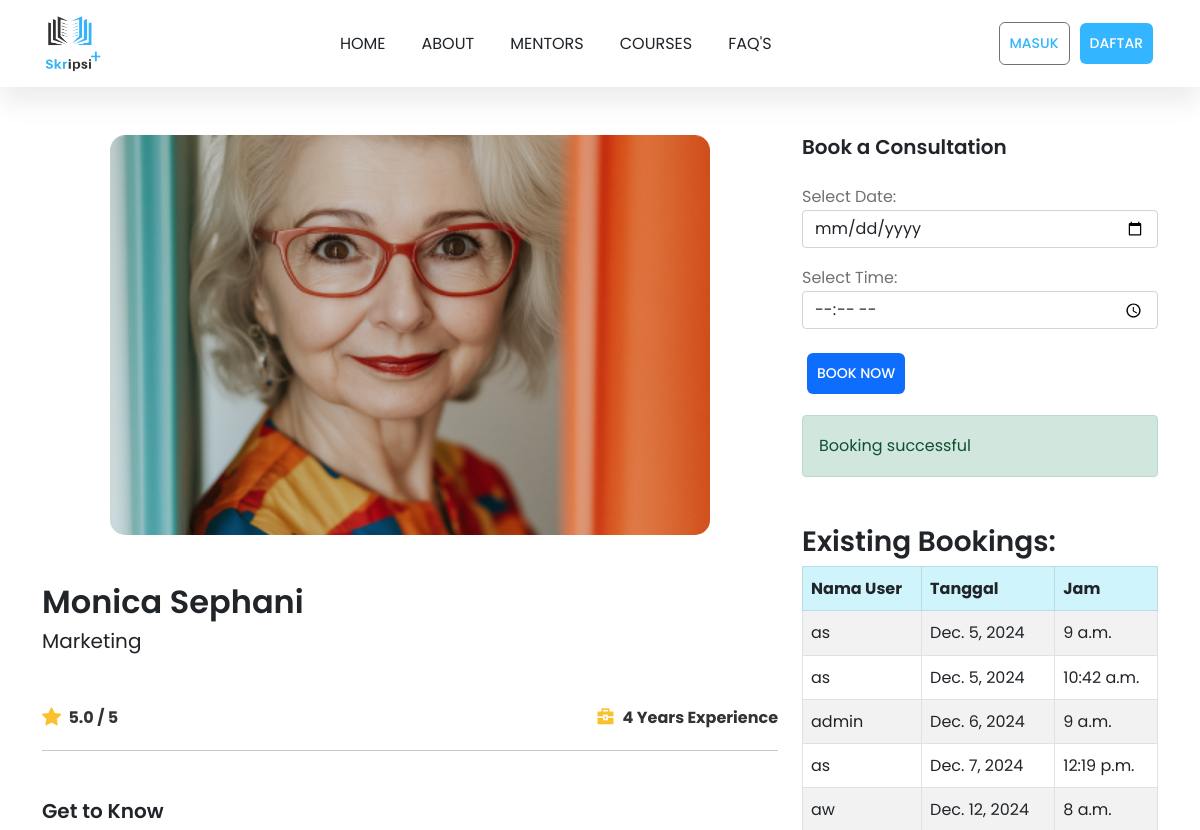
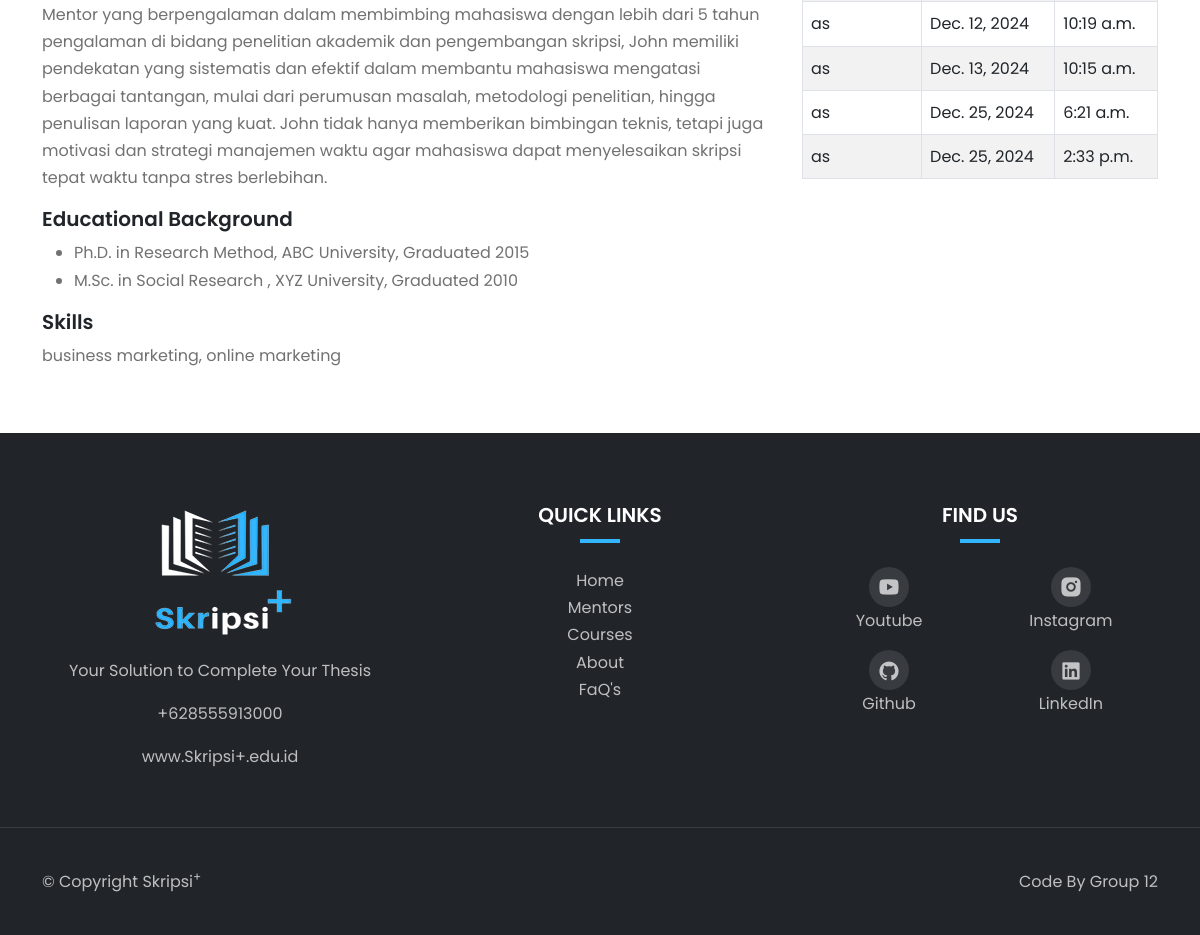
/mentor/2/, run on the app's committed database (2 pictures, top to bottom).
### public_app/models.py (models this page shows, shortened)
class Mentor(models.Model):
    name = models.CharField(max_length=100)
    image = models.ImageField(upload_to='mentors/')
    rating = models.DecimalField(max_digits=2, decimal_places=1)
    experience = models.PositiveIntegerField(help_text="Experience in years")
    specialization = models.CharField(max_length=100)
    bio = models.TextField()
    education = models.TextField(help_text="Educational background")
    skills = models.TextField(help_text="Comma-separated list of skills")
    price = models.DecimalField(max_digits=10, decimal_places=3, default=0.0, help_text="Consultation fee")

class Booking(models.Model):
    mentor = models.ForeignKey(Mentor, on_delete=models.CASCADE, related_name="bookings")
    user = models.ForeignKey(User, on_delete=models.CASCADE)
    date = models.DateField()
    time = models.TimeField()
    class Meta:
        unique_together = ('mentor', 'date', 'time')

### public_app/views.py (the view, shortened to what this page needs)
# urls.py: path('mentor/<int:pk>/', views.mentor_detail_view, name='mentor_detail'),
def mentor_detail_view(request, pk):
    mentor = Mentor.objects.get(pk=pk)
    bookings = mentor.bookings.all().order_by('date', 'time')  # Semua booking mentor, diurutkan
    return render(request, 'dashboard_detail_mentor.html', {'mentor': mentor, 'bookings': bookings})

### public_app/templates/dashboard_detail_mentor.html (shortened to what this page needs)
{% extends 'layouts/base.html' %}
{% load static %}
{% block content %}
<div class="container mt-5 mb-5">
  <div class="row">
    <div class="col-lg-8">
      <div class="image-container d-flex align-items-center justify-content-center">
        <img src="{{ mentor.image.url }}" alt="{{ mentor.name }}" class="img-fluid" />
      </div>
      <div class="nama-dosen mt-5">
        <h2>{{ mentor.name }}</h2>
        <h5>{{ mentor.specialization }}</h5>
      </div>
      <div class="rating-dosen mt-5 d-flex justify-content-between align-items-center">
        <div class="rating d-flex align-items-center">
          <i class="bi bi-star-fill"></i>
          <span class="ms-1">{{ mentor.rating }} / 5</span>
        </div>
        <div class="rating d-flex align-items-center">
          <i class="ri-briefcase-4-fill"></i>
          <span class="ms-1">{{ mentor.experience }} Years Experience</span>
        </div>
      </div>
      <hr />
      <div class="keterangan-dosen mt-5">
        <h5>Get to Know</h5>
        <p>{{ mentor.bio }}</p>
        <h5>Educational Background</h5>
        <ul>
          {% for education in mentor.education.splitlines %}
          <li>{{ education }}</li>
          {% endfor %}
        </ul>
        <h5>Skills</h5>
        <p>{{ mentor.skills }}</p>
      </div>
    </div>
    <div class="col-lg-4">
      <h5>Book a Consultation</h5>
      <form method="POST" class="mt-4">
        <label for="date">Select Date:</label>
        <input type="date" id="date" name="date" class="form-control mb-3" required>
        <label for="time">Select Time:</label>
        <input type="time" id="time" name="time" class="form-control mb-3" required>
        <button type="submit" class="btn btn-primary mt-2">Book Now</button>
      </form>
      {% if error %}
        <p class="alert alert-danger mt-3" id="alert-message">{{ error }}</p>
      {% else %}
        <p class="alert alert-success mt-3" id="alert-message">Booking successful</p>
      {% endif %}
      <h3 class="mt-5">Existing Bookings:</h3>
      <table class="table table-striped table-bordered">
        <thead class="table-info text-dark">
          <tr>
            <th scope="col">Nama User</th>
            <th scope="col">Tanggal</th>
            <th scope="col">Jam</th>
          </tr>
        </thead>
        <tbody>
          {% for booking in bookings %}
            <tr>
              <td>{{ booking.user.username }}</td>
              <td>{{ booking.date }}</td>
              <td>{{ booking.time }}</td>
            </tr>
          {% empty %}
            <tr>
              <td colspan="3" class="text-center">No bookings yet.</td>
            </tr>
          {% endfor %}
        </tbody>
      </table>
    </div>
  </div>
</div>
{% endblock %}

### static/css/style.css (style rules this page uses)
:root { --c-dark: #212529; --c-brand: #33b5ff; --c-brand-rgb: 51, 181, 255; --c-white-rgb: 255, 255, 255; --c-dark-rgb: 33, 37, 41; --c-body: #727272; --box-shadow: 0px 15px 25px rgba(0, 0, 0, 0.08); --transition: all 0.5s ease; --font-base: "Poppins-Variable", sans-serif; }
* { padding: 0; margin: 0; box-sizing: border-box; font-family: var(--font-base); }
body { line-height: 1.7 !important; color: var(--c-body) !important; font-size: 16px !important; }
hr { background-color: var(--c-dark) !important; }
h1,h2,h3,h4,h5,h6, .h1,.h2,.h3,.h4,.h5,.h6 { font-weight: 600 !important; color: var(--c-dark); }
.img-fluid { max-width: 100%; height: auto; border-radius: 15px; }
span { color: var(--c-brand); }
.btn { font-weight: 500; font-size: 14px; text-transform: uppercase; border-radius: 6px !important; padding: 10px 24px; }
.btn { padding: 10px; margin: 5px; background-color: none; border: none; }
.image-container { position: relative; width: 100%; height: auto; }
.image-container img { max-width: 600px; max-height: 400px; width: 100%; height: auto; }
.rating i { color: #fbc02d; font-size: 1.2rem; margin-right: 0.2rem; }
.rating span { font-size: 1rem; font-weight: bold; color: #333; }
.nama-dosen h5 { font-weight: 400 !important; }

### data on the page
Mentor: image (picture), name "Monica Sephani", specialization "Marketing", rating "5.0", experience "4", bio "Mentor yang berpengalaman dalam membimbing mahasiswa dengan lebih dari 5 tahun pengalaman di bidang penelitian akademik dan pengembangan skripsi, John memiliki pendekatan yang sistematis dan efektif dalam membantu mahasiswa mengatasi berbagai tantangan, mulai dari perumusan masalah, metodologi penelitian, hingga penulisan laporan yang kuat. John tidak hanya memberikan bimbingan teknis, tetapi juga motivasi dan strategi manajemen waktu agar mahasiswa dapat menyelesaikan skripsi tepat waktu tanpa stres berlebihan.", skills "business marketing, online marketing"
Booking: user.username "as", date "Dec. 5, 2024", time "9 a.m."
Booking: user.username "as", date "Dec. 5, 2024", time "10:42 a.m."
Booking: user.username "admin", date "Dec. 6, 2024", time "9 a.m."
Booking: user.username "as", date "Dec. 7, 2024", time "12:19 p.m."
Booking: user.username "aw", date "Dec. 12, 2024", time "8 a.m."
Booking: user.username "as", date "Dec. 12, 2024", time "10:19 a.m."
Booking: user.username "as", date "Dec. 13, 2024", time "10:15 a.m."
Booking: user.username "as", date "Dec. 25, 2024", time "6:21 a.m."
Booking: user.username "as", date "Dec. 25, 2024", time "2:33 p.m."

### other printed values
{{ education }} "Ph.D. in Research Method, ABC University, Graduated 2015" "M.Sc. in Social Research , XYZ University, Graduated 2010"
